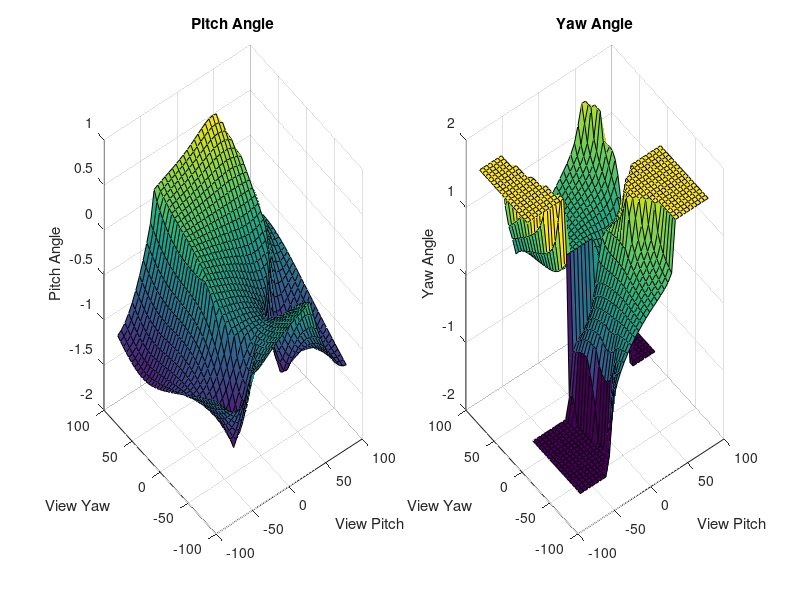

MATLAB code for this plot:
view_pitch = -89:5:89;
view_yaw = -90:5:90;
[view_pitch, view_yaw] = meshgrid(view_pitch, view_yaw);

x0 = cosd(view_pitch) .* cosd(view_yaw);
y0 = sind(view_pitch);
z0 = cosd(view_pitch) .* sind(view_yaw);

eye_to_shoulder = 0.314;
arm_length = 0.812;
shoulder_offset = 0.25;

dx = shoulder_offset .* cosd(view_yaw);
dy = -eye_to_shoulder;
dz = shoulder_offset .* sind(view_yaw);
l = arm_length;

A = dy - dx .* y0;
B = dy - dz .* y0;
E = l .* y0 .^2;
C = (x0 .* l) .^2;
Ap = 2 .* x0 .* l .* A;
D = (z0 .* l) .^2;
Bp = 2 .* z0 .* l .* B;
alpha = -E .^2 - C - D;
beta = Ap - Bp;
gamma = E .^2 - A .^2 - B .^2;

pitch_angle = asin((-beta + sqrt(beta .^2 - 4 .* alpha .* gamma + 0j)) ./ (2 .* alpha));

% To avoid potential dimension mismatches, ensure that all operations are element-wise
term1 = (l .* sin(pitch_angle) + dz) ./ (l .* z0 .* cos(pitch_angle));
term2 = dy ./ (l .* cos(pitch_angle));
yaw_angle = asin(y0 .* term1 - term2);

% Plotting both angles using subplot
figure;

% Plot pitch_angle
subplot(1, 2, 1); % 1 row, 2 columns, first subplot
surf(view_pitch, view_yaw, real(pitch_angle));
title('Pitch Angle');
xlabel('View Pitch');
ylabel('View Yaw');
zlabel('Pitch Angle');
%shading interp;

% Plot yaw_angle
subplot(1, 2, 2); % 1 row, 2 columns, second subplot
surf(view_pitch, view_yaw, real(yaw_angle));
title('Yaw Angle');
xlabel('View Pitch');
ylabel('View Yaw');
zlabel('Yaw Angle');
%shading interp;
